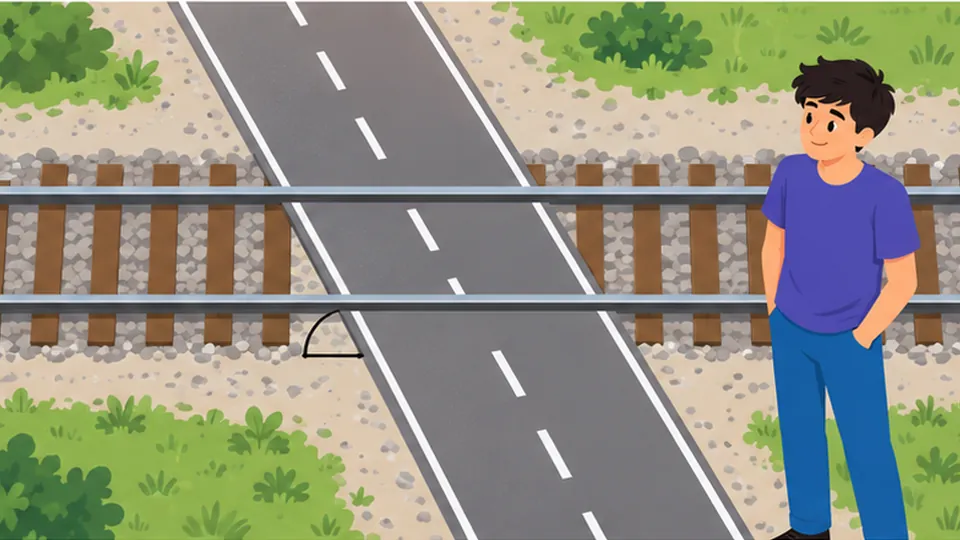
#> input picture assets/ill/bucaqlar-paralel.webp, 960 x 540 px, found by its file name; its folder holds only this picture in this run
$ python sprite-kes.py ../assets/ill/bucaqlar-paralel.webp
#> lines starting #> are read from the running program, lines starting #| are printed output that depends on the picture
# Slice a 2×2 illustration sprite into four WebP files:  python tools/sprite-kes.py <sprite.png> <slug1> <slug2> <slug3> <slug4>
# Order: top-left, top-right, bottom-left, bottom-right; "-" skips a cell. Output: assets/ill/<slug>.webp (960 px wide).
# The generator does not hit the layout to the pixel, so the white gutters are found from the image itself.
import sys, os
from PIL import Image
os.chdir(os.path.join(os.path.dirname(__file__), ".."))
src, slugs = sys.argv[1], sys.argv[2:6]
im = Image.open(src).convert("RGB")
#> im is the input picture: PIL image 960x540 RGB; mean R, G, B 144.7, 145.8, 127.4
W, H = im.size
#> W = 960; H = 540
g = im.convert("L")
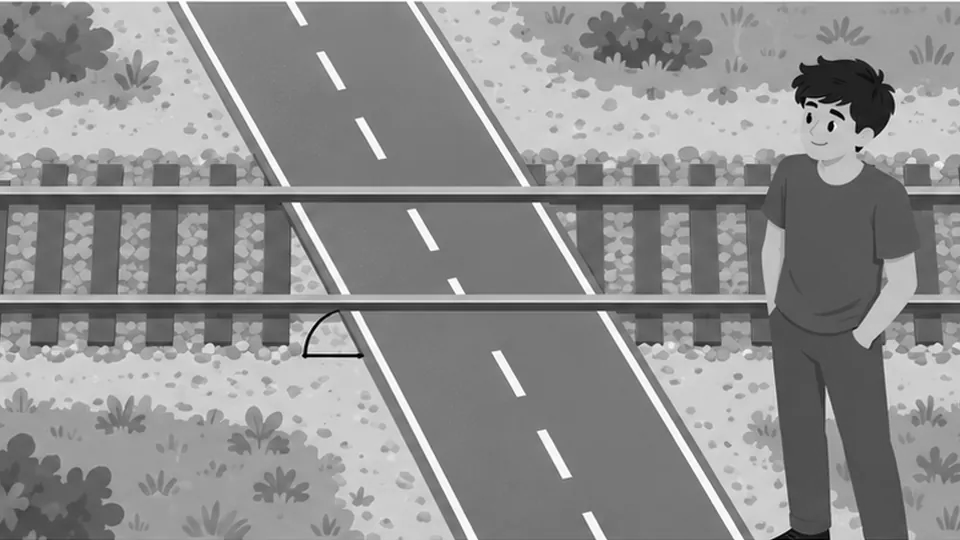
#> g: PIL image 960x540 L; min 0, max 255, mean 143.4
px = g.load()

def white_line(i, axis, lo, hi):  # share of pure-white pixels (the scene background #F6F5F1 stays below the threshold) on one column (axis 0) or row (axis 1)
    n = sum(1 for j in range(lo, hi, 4) if (px[i, j] if axis == 0 else px[j, i]) > 250)
    return n / len(range(lo, hi, 4))

def band(axis, size, other):  # the white band closest to the middle
#> called with axis = 0, size = 960, other = 540
    mid, best = size // 2, None
#> mid = 480
    for r in range(0, size // 6):
        for i in (mid - r, mid + r):
            if white_line(i, axis, 0, other) > 0.97: best = i; break
        if best is not None: break
#> this loop made 160 passes
#> (the run stopped early here; a loop or call above may not have finished)

$ run again, on assets/ill/coxluqlar.webp
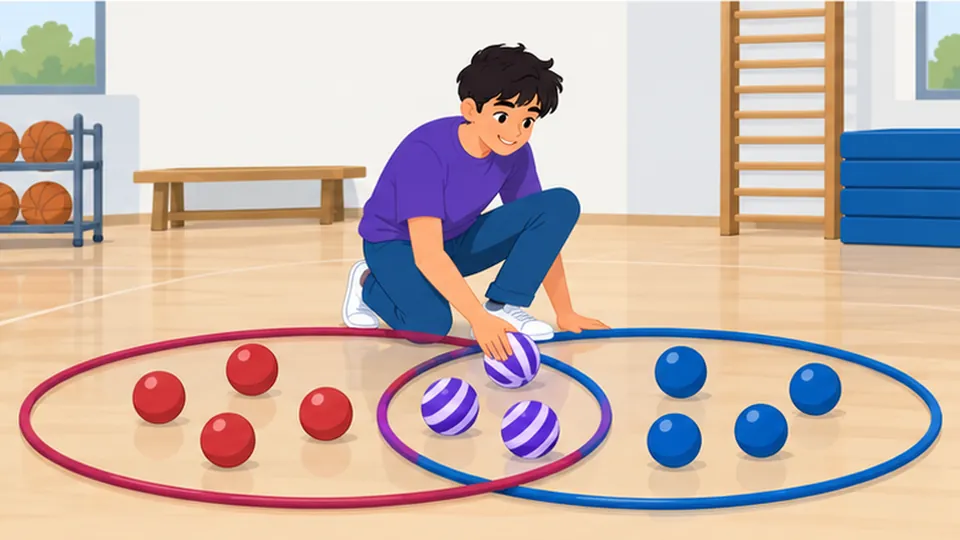
#> input picture assets/ill/coxluqlar.webp, 960 x 540 px, found by its file name
#> im is the input picture: PIL image 960x540 RGB; mean R, G, B 200.6, 182.2, 174.4
#> `g = im.convert("L")`:
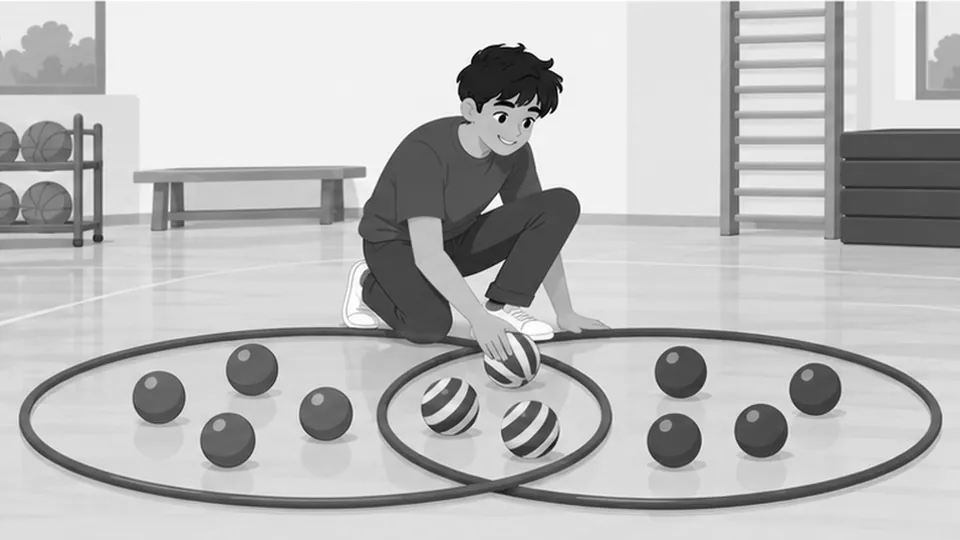
#> g: PIL image 960x540 L; min 0, max 255, mean 186.8
#> the loop in band, `for r in range(0, size // 6):` made 160 passes

$ run again, on assets/ill/cebri-ifadeler.webp
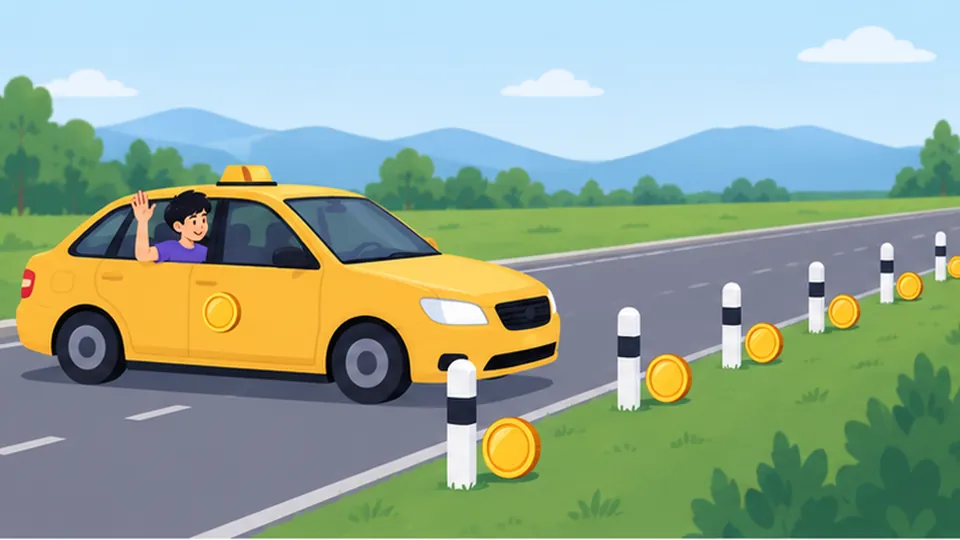
#> input picture assets/ill/cebri-ifadeler.webp, 960 x 540 px, found by its file name
#> im is the input picture: PIL image 960x540 RGB; mean R, G, B 146.7, 167.4, 148.5
#> `g = im.convert("L")`:
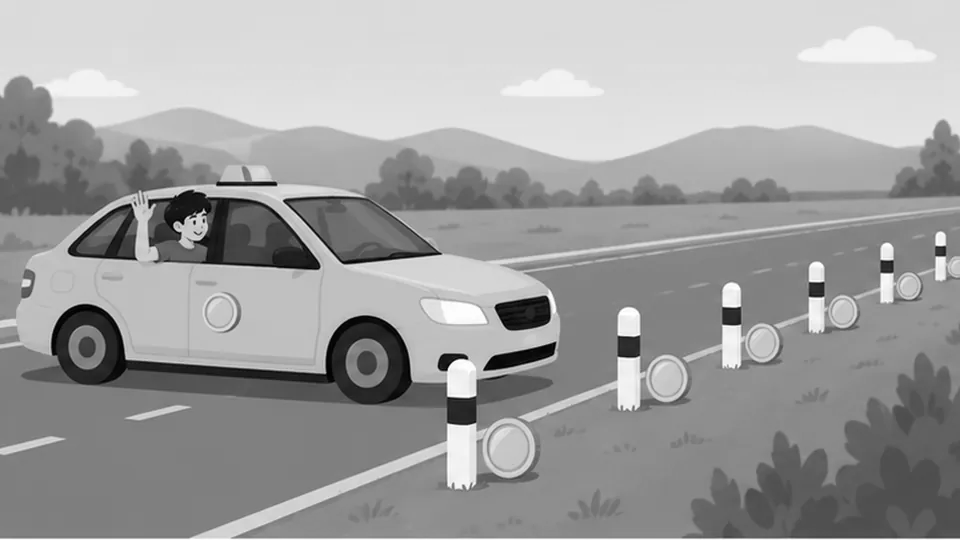
#> g: PIL image 960x540 L; min 0, max 255, mean 159.1
#> the loop in band, `for r in range(0, size // 6):` made 160 passes
